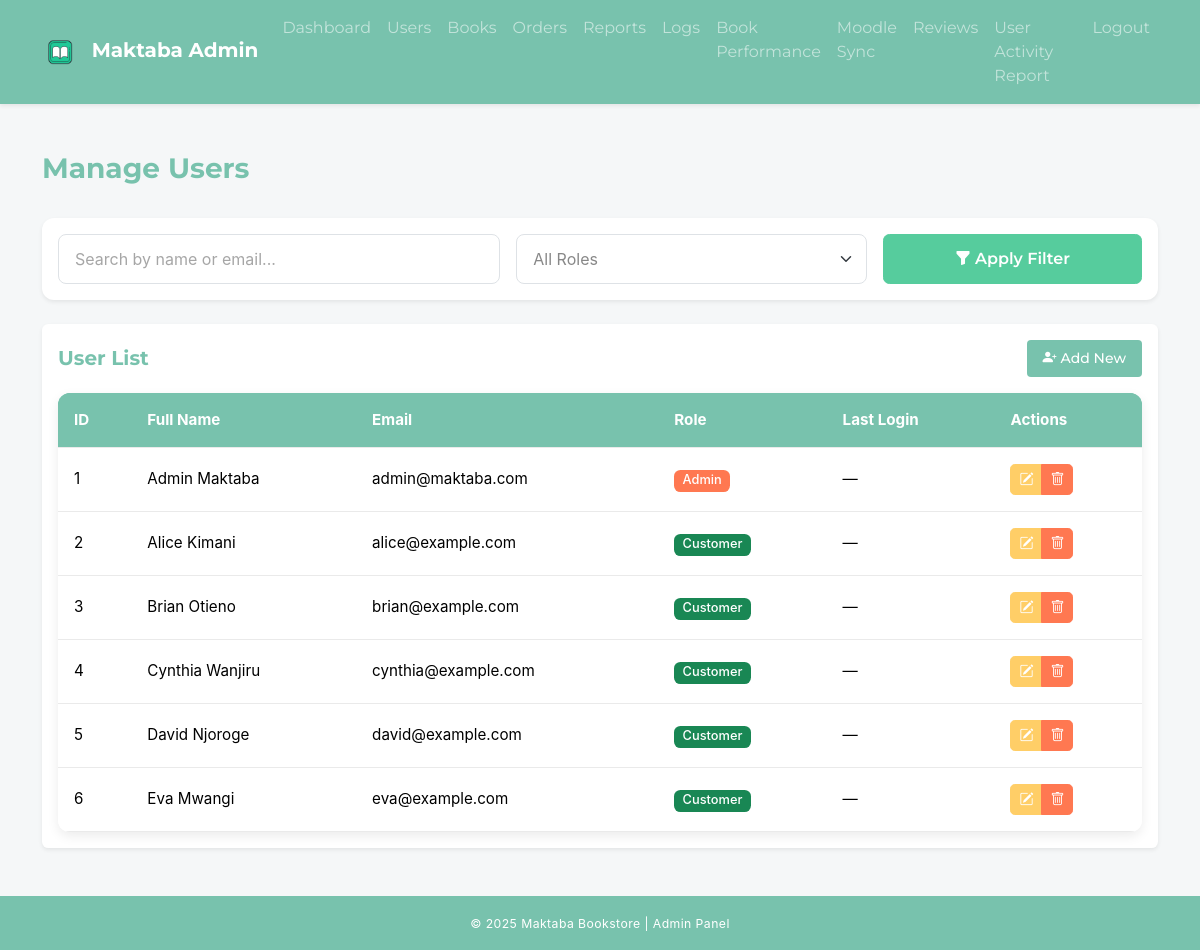
The app's page /modules/admin/manage_users.php (signed in) with its own data.
### tables this page shows
CREATE TABLE users (
    user_id INT AUTO_INCREMENT PRIMARY KEY,
    full_name VARCHAR(100) NOT NULL,
    email VARCHAR(100) UNIQUE NOT NULL,
    password_hash VARCHAR(255) NOT NULL,
    phone VARCHAR(20),
    preferences TEXT,
    user_role ENUM('customer', 'admin') DEFAULT 'customer',
    otp_code VARCHAR(10),
    otp_expiry DATETIME,
    is_verified TINYINT(1) DEFAULT 0,
    date_created TIMESTAMP DEFAULT CURRENT_TIMESTAMP,
    last_login TIMESTAMP NULL,
    avatar VARCHAR(255) DEFAULT NULL
);

### modules/admin/manage_users.php (the view, shortened to what this page needs)
<?php
require_once("../../includes/notification_helper.php");
$search = $_GET['search'] ?? '';
$query = "SELECT * FROM users WHERE 1";
$query .= " ORDER BY date_created DESC";
$stmt = $conn->prepare($query);
$stmt->execute();
$users = $stmt->get_result();
?>
<!DOCTYPE html>
<html lang="en">
<head>
  <link href="https://cdn.jsdelivr.net/npm/bootswatch@5.3.3/dist/minty/bootstrap.min.css" rel="stylesheet">
  <link href="https://cdn.jsdelivr.net/npm/bootstrap-icons@1.11.3/font/bootstrap-icons.css" rel="stylesheet">
  <link rel="stylesheet" href="/assets/css/admin.css">
</head>
<body class="d-flex flex-column min-vh-100">
  <?php include("../../includes/admin_nav.php"); ?>
  <main class="container my-5 flex-grow-1">
    <div class="d-flex justify-content-between align-items-center mb-4">
      <h3 class="fw-bold text-primary">Manage Users</h3>
    </div>
    <div class="card shadow-sm border-0 mb-4">
      <div class="card-body">
        <form method="get" class="row g-3">
          <div class="col-md-5">
            <input type="text" name="search" value="<?= htmlspecialchars($search) ?>" placeholder="Search by name or email..." class="form-control">
          </div>
          <div class="col-md-4">
            <select name="role" class="form-select">
              <option value="">All Roles</option>
            </select>
          </div>
          <div class="col-md-3 d-grid">
            <button type="submit" class="btn btn-success fw-semibold">
              <i class="bi bi-funnel-fill me-1"></i>Apply Filter
            </button>
          </div>
        </form>
      </div>
    </div>
    <div class="table-wrapper shadow-sm rounded bg-white p-3">
      <div class="d-flex justify-content-between align-items-center mb-3">
        <h5 class="fw-bold text-primary m-0">User List</h5>
        <a href="add_user.php" class="btn btn-primary btn-sm">
          <i class="bi bi-person-plus-fill me-1"></i>Add New
        </a>
      </div>
      <div class="table-responsive">
        <table class="table table-hover align-middle mb-0">
          <thead class="table-primary">
            <tr>
              <th>ID</th>
              <th>Full Name</th>
              <th>Email</th>
              <th>Role</th>
              <th>Last Login</th>
              <th>Actions</th>
            </tr>
          </thead>
          <tbody>
            <?php if ($users->num_rows > 0): ?>
              <?php while ($u = $users->fetch_assoc()): ?>
                <tr>
                  <td><?= $u['user_id'] ?></td>
                  <td><?= htmlspecialchars($u['full_name']) ?></td>
                  <td><?= htmlspecialchars($u['email']) ?></td>
                  <td>
                    <span class="badge bg-<?= $u['user_role'] === 'admin' ? 'danger' : 'success' ?>">
                      <?= ucfirst($u['user_role']) ?>
                    </span>
                  </td>
                  <td><?= htmlspecialchars($u['last_login'] ?? '—') ?></td>
                  <td>
                    <div class="btn-group btn-group-sm">
                      <a href="edit_user.php?id=<?= $u['user_id'] ?>" class="btn btn-warning">
                        <i class="bi bi-pencil-square"></i>
                      </a>
                      <a href="?delete=<?= $u['user_id'] ?>" class="btn btn-danger" onclick="return confirm('Delete this user?')">
                        <i class="bi bi-trash"></i>
                      </a>
                    </div>
                  </td>
                </tr>
              <?php endwhile; ?>
            <?php else: ?>
              <tr>
                <td colspan="6" class="text-center text-muted py-4">No users found.</td>
              </tr>
            <?php endif; ?>
          </tbody>
        </table>
      </div>
    </div>
  </main>
  <footer class="bg-primary text-white text-center py-3 mt-auto">
    <small>&copy; <?= date('Y') ?> Maktaba Bookstore | Admin Panel</small>
  </footer>
</body>
</html>

### Assets/css/admin.css (style rules this page uses)
body { background: #f5f7f8; font-family: "Inter", sans-serif; margin: 0; padding: 0; }
.table-primary { background-color: #78C2AD !important; color: white; }
.table { font-size: 0.95rem; border-collapse: collapse; width: 100%; background-color: white; border-radius: 8px; overflow: hidden; box-shadow: 0 2px 8px rgba(0,0,0,0.05); }
.table th, .table td { padding: 1rem; text-align: left; border-bottom: 1px solid #eaeaea; }
.btn-primary { background-color: #78C2AD; border-color: #78C2AD; color: white; padding: 0.5rem 1rem; border-radius: 4px; border: none; cursor: pointer; font-weight: 500; }
footer { font-size: 0.875rem; letter-spacing: 0.03em; text-align: center; margin-top: 3rem; color: #6c757d; }
.badge { font-size: 0.8rem; font-weight: 500; }
.table-responsive { border-radius: 12px; overflow: hidden; box-shadow: 0 4px 12px rgba(0,0,0,0.08); }
.card { border: none; border-radius: 12px; box-shadow: 0 4px 12px rgba(0,0,0,0.05); }
.form-control, .form-select { border-radius: 8px; border: 1px solid #dee2e6; padding: 0.75rem 1rem; }
.text-primary { color: #78C2AD !important; }
.bg-primary { background-color: #78C2AD !important; }
.badge.bg-success { background-color: #198754 !important; }
.shadow-sm { box-shadow: 0 0.125rem 0.25rem rgba(0, 0, 0, 0.075) !important; }

### records on screen
users: user_id "1", full_name "Admin Maktaba", email "admin@maktaba.com", user_role "Admin", last_login "—"
users: user_id "2", full_name "Alice Kimani", email "alice@example.com", user_role "Customer", last_login "—"
users: user_id "3", full_name "Brian Otieno", email "brian@example.com", user_role "Customer", last_login "—"
users: user_id "4", full_name "Cynthia Wanjiru", email "cynthia@example.com", user_role "Customer", last_login "—"
users: user_id "5", full_name "David Njoroge", email "david@example.com", user_role "Customer", last_login "—"
users: user_id "6", full_name "Eva Mwangi", email "eva@example.com", user_role "Customer", last_login "—"
